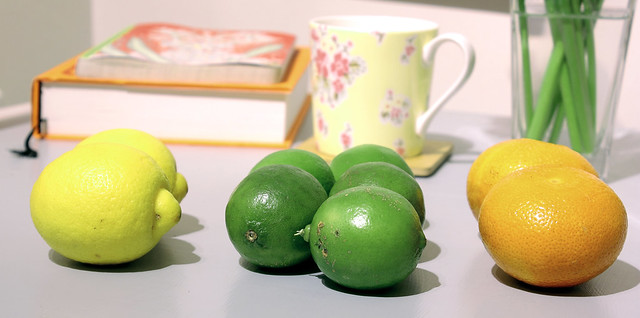
#> input picture 006-Lab02/imagen_lab2.jpg, 640 x 318 px
$ jupyter execute LAB_Integrador_2_24994389_FarinazzoA.ipynb   (shell and % lines are left out)
#> lines starting #> are read from the running program, lines starting #| are printed output that depends on the picture; after the words box and inside, x2 and y2 are one past the last pixel; in counts of white or black regions, pixels touching at a corner belong together
###Alumna Farinazzo Analia 24994389@ifts24.edu.ar

### Laboratorio Integrador 2

En esta actividad, vamos a poner en práctica todo lo que aprendimos sobre procesamiento de imágenes para crear un proyecto.

Objetivo: El objetivo de este proyecto es que utilicen procedimientos básicos de procesamiento de imágenes para leer una imagen, aplicarle mejoras, segmentar objetos y mostrar los resultados en una presentación visual.

Duración: Tenemos 1 hora para completar este desafío.

##Preparación:

Entorno: Vamos a usar Google Colab, que ya tiene todo lo que necesitamos instalado.

##Imágenes:

Les voy a proporcionar un conjunto de imágenes de ejemplo para que elijan la que más les guste. Hay de todo un poco: paisajes, objetos, retratos... ¡para que tengan variedad!

Si prefieren, ¡pueden usar sus propias fotos! Solo recuerden elegir una imagen con buena iluminación y calidad para que los resultados sean los mejores.

Google Colab: Este cuaderno ya está listo para que trabajen. Solo tienen que seguir las instrucciones y completar el código en los espacios indicados.

Pasos a seguir:

##1. ¡Empecemos importando las bibliotecas!
Lo primero que vamos a hacer es importar las herramientas que vamos a utilizar.

[cell 1]
import cv2
import matplotlib.pyplot as plt
import numpy as np
from google.colab.patches import cv2_imshow

## 2. Leyendo y viendo nuestra imagen
Subir la imagen: Si van a usar una foto propia, súbanla a Google Colab. Para hacerlo, hagan clic en el ícono de la carpeta en la barra lateral izquierda, luego en el ícono de "Subir" y seleccionen su archivo.

Leer la imagen: Con cv2.imread(), vamos a leer la imagen que eligieron. Recuerden que OpenCV lee las imágenes en formato BGR, así que la vamos a convertir a RGB para poder verla bien con Matplotlib.

Mostrar la imagen original: Usaremos matplotlib.pyplot para ver la imagen tal como es al principio.

####Elegimos esta imagen porque nos gustó la combinación de colores y el contraste, además estaban las frutas bien separadas para que la segmentación sea más clara.

[cell 2]
img = cv2.imread('imagen_lab2.jpg')
#> img is the input picture: shape (318, 640, 3); mean B, G, R 146.3, 185.5, 193.6
img = cv2.cvtColor(img, cv2.COLOR_BGR2RGB)
plt.imshow(img)

[cell 3]
from google.colab import drive
drive.mount('/content/drive')

##3. ¡Mejorando nuestra imagen!
Ahora vamos a aplicar un par de técnicas para que nuestra imagen se vea aún mejor:

Ajuste de brillo y contraste: Vamos a crear una función para modificar estos aspectos de la imagen.

Ecualización de histograma: Con cv2.equalizeHist(), vamos a mejorar el contraste de la imagen.

[cell 4]
K = img.copy()  # Hacer una copia de la imagen original
Khsv = cv2.cvtColor(K, cv2.COLOR_BGR2HSV)  # Convertir a HSV
#> Khsv: shape (318, 640, 3); mean H, S, V 101, 76.2, 200.7
Khsv[:, :, 2] = cv2.equalizeHist(Khsv[:, :, 2])  # Ecualizar el canal de brillo (V)
#> Khsv: shape (318, 640, 3); mean H, S, V 101, 76.2, 128.8
Knew = cv2.cvtColor(Khsv, cv2.COLOR_HSV2BGR)  # Convertir de nuevo a BGR
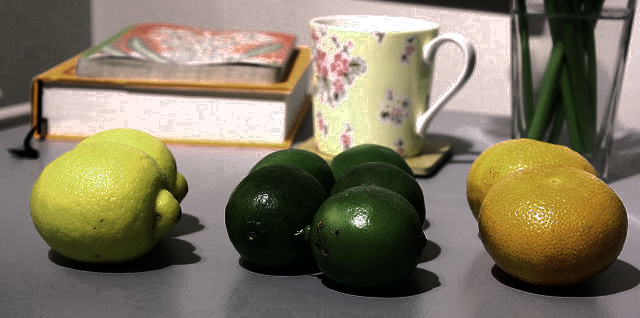
#> Knew: shape (318, 640, 3); mean R, G, B 126.9, 118, 96.3

[cell 5]
plt.figure(figsize=(6, 9))  # Tamaño de la figura
plt.imshow(cv2.cvtColor(Knew, cv2.COLOR_BGR2RGB))  # Mostrar la imagen ecualizada
plt.title('Imagen Ecualizada (solo canal V)')  # Título
plt.show()  # Mostrar figura
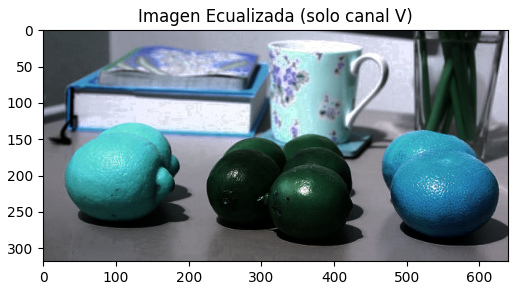
#> figure drawn by matplotlib, 1 panel; B, G, R data is drawn as R, G, B

##4. ¡A segmentar por color!
Ahora viene una parte muy interesante: vamos a separar objetos de la imagen por su color.

Convertir a HSV: Vamos a pasar la imagen de RGB a HSV (Hue, Saturation, Value) porque es más fácil definir rangos de color en HSV.

Definir el rango de color: Vamos a establecer los límites inferior y superior del color que queremos segmentar. En el ejemplo, segmentamos el color rojo de las flores. ¡Presten mucha atención acá! Van a tener que ajustar estos valores para su propia imagen.

Crear una máscara: Con cv2.inRange(), vamos a crear una máscara que nos indique qué píxeles están dentro del rango de color y cuáles no.

Aplicar la máscara: Usaremos cv2.bitwise_and() para quedarnos solo con la parte de la imagen que corresponde al color que elegimos.

[cell 6]
import ipywidgets as widgets
from IPython.display import display

# Estoy explorando este codigo recomendado por Gemini para obtener los umbrales de color de una forma más
# interactiva.  Creo que es una evolución de la que en su momentos nos presentó Martín.
# Este código nos permite detectar los umbrales y combinar los diferentes canales de tal manera de generar una máscara lo más depurada posible.
# Para chusmear no solo lo hice para el espacio HSV, sino también para el BGR.

# Variables globales
imagen_original = None
imagen_mask_bgr_widget = None
imagen_mask_hsv_widget = None
texto_umbrales_bgr = None
texto_umbrales_hsv = None

def actualizar_mask_con_visualizacion_organizada(h_min, h_max, s_min, s_max, v_min, v_max,
                                                    b_min, b_max, g_min, g_max, r_min, r_max,
                                                    check_h, check_s, check_v,
                                                    check_b, check_g, check_r):
    global imagen_original, imagen_mask_bgr_widget, imagen_mask_hsv_widget, texto_umbrales_bgr, texto_umbrales_hsv, imagen_resultante_bgr, imagen_resultante_hsv, mask_hsv_global


    lower_bgr = np.array([0, 0, 0])
    upper_bgr = np.array([255, 255, 255])
    hsv = cv2.cvtColor(imagen_original, cv2.COLOR_BGR2HSV)
    lower_hsv = np.array([0, 0, 0])
    upper_hsv = np.array([179, 255, 255])

    if check_b:
        lower_bgr[0] = b_min
        upper_bgr[0] = b_max
    if check_g:
        lower_bgr[1] = g_min
        upper_bgr[1] = g_max
    if check_r:
        lower_bgr[2] = r_min
        upper_bgr[2] = r_max

    mask_bgr = cv2.inRange(imagen_original, lower_bgr, upper_bgr)
    result_bgr = cv2.bitwise_and(imagen_original, imagen_original, mask=mask_bgr)

    if check_h:
        lower_hsv[0] = h_min
        upper_hsv[0] = h_max
    else:
        upper_hsv[0] = 179
    if check_s:
        lower_hsv[1] = s_min
        upper_hsv[1] = s_max
    else:
        upper_hsv[1] = 255
    if check_v:
        lower_hsv[2] = v_min
        upper_hsv[2] = v_max
    else:
        upper_hsv[2] = 255

    mask_hsv = cv2.inRange(hsv, lower_hsv, upper_hsv)
    result_hsv = cv2.bitwise_and(imagen_original, imagen_original, mask=mask_hsv)

    imagen_resultante_bgr = result_bgr.copy()
    imagen_resultante_hsv = result_hsv.copy()
    mask_hsv_global = mask_hsv.copy()

    # Convertir las imágenes a formato compatible con display
    _, result_bgr_display = cv2.imencode('.png', result_bgr)
    _, result_hsv_display = cv2.imencode('.png', result_hsv)

    imagen_mask_bgr_widget.value = result_bgr_display.tobytes()
    imagen_mask_hsv_widget.value = result_hsv_display.tobytes()

    texto_umbrales_bgr.value = f"""
    **Umbrales BGR:**<br>
    Bajo: [{lower_bgr[0]}, {lower_bgr[1]}, {lower_bgr[2]}]<br>
    Alto:  [{upper_bgr[0]}, {upper_bgr[1]}, {upper_bgr[2]}]
    """

    texto_umbrales_hsv.value = f"""
    **Umbrales HSV:**<br>
    Bajo: [{lower_hsv[0]}, {lower_hsv[1]}, {lower_hsv[2]}]<br>
    Alto:  [{upper_hsv[0]}, {upper_hsv[1]}, {upper_hsv[2]}]
    """

def main_visual_organizada():
    global imagen_original, imagen_mask_bgr_widget, imagen_mask_hsv_widget, texto_umbrales_bgr, texto_umbrales_hsv
    ruta_imagen = "imagen_lab2.jpg"

    imagen_original = cv2.imread(ruta_imagen)
    if imagen_original is None:
        print(f"No se pudo cargar la imagen: {ruta_imagen}")
        return

    # Widgets de imagen con títulos
    titulo_bgr = widgets.Label(value="**Resultado BGR**")
    imagen_mask_bgr_widget = widgets.Image(format='png')
    titulo_hsv = widgets.Label(value="**Resultado HSV**")
    imagen_mask_hsv_widget = widgets.Image(format='png')

    # Controles BGR
    check_blue = widgets.Checkbox(value=True, description='Usar Blue')
    blue_min_slider = widgets.IntSlider(min=0, max=255, value=0, description='Blue Min')
    blue_max_slider = widgets.IntSlider(min=0, max=255, value=255, description='Blue Max')
    check_green = widgets.Checkbox(value=True, description='Usar Green')
    green_min_slider = widgets.IntSlider(min=0, max=255, value=0, description='Green Min')
    green_max_slider = widgets.IntSlider(min=0, max=255, value=255, description='Green Max')
    check_red = widgets.Checkbox(value=True, description='Usar Red')
    red_min_slider = widgets.IntSlider(min=0, max=255, value=0, description='Red Min')
    red_max_slider = widgets.IntSlider(min=0, max=255, value=255, description='Red Max')

    controles_bgr = widgets.VBox([check_blue, blue_min_slider, blue_max_slider,
                                   check_green, green_min_slider, green_max_slider,
                                   check_red, red_min_slider, red_max_slider])
    titulo_controles_bgr = widgets.Label(value="**Controles BGR**")
    columna_bgr = widgets.VBox([titulo_bgr, imagen_mask_bgr_widget, titulo_controles_bgr, controles_bgr])

    # Controles HSV
    check_hue = widgets.Checkbox(value=True, description='Usar Hue')
    hue_min_slider = widgets.IntSlider(min=0, max=179, value=0, description='Hue Min')
    hue_max_slider = widgets.IntSlider(min=0, max=179, value=179, description='Hue Max')
    check_saturation = widgets.Checkbox(value=True, description='Usar Saturation')
    sat_min_slider = widgets.IntSlider(min=0, max=255, value=0, description='Sat Min')
    sat_max_slider = widgets.IntSlider(min=0, max=255, value=255, description='Sat Max')
    check_value = widgets.Checkbox(value=True, description='Usar Value')
    val_min_slider = widgets.IntSlider(min=0, max=255, value=0, description='Val Min')
    val_max_slider = widgets.IntSlider(min=0, max=255, value=255, description='Val Max')

    controles_hsv = widgets.VBox([check_hue, hue_min_slider, hue_max_slider,
                                   check_saturation, sat_min_slider, sat_max_slider,
                                   check_value, val_min_slider, val_max_slider])
    titulo_controles_hsv = widgets.Label(value="**Controles HSV**")
    columna_hsv = widgets.VBox([titulo_hsv, imagen_mask_hsv_widget, titulo_controles_hsv, controles_hsv])

    # Mostrar las columnas en paralelo
    display(widgets.HBox([columna_bgr, columna_hsv]))

    # Widgets para mostrar los umbrales debajo de cada columna
    texto_umbrales_bgr = widgets.HTML(value="""**Umbrales BGR:**<br>Bajo: [0, 0, 0]<br>Alto:  [255, 255, 255]""")
    texto_umbrales_hsv = widgets.HTML(value="""**Umbrales HSV:**<br>Bajo: [0, 0, 0]<br>Alto:  [179, 255, 255]""")

    display(widgets.HBox([widgets.VBox([widgets.Label(value="**Umbrales BGR**"), texto_umbrales_bgr]),
                           widgets.VBox([widgets.Label(value="**Umbrales HSV**"), texto_umbrales_hsv])]))

    # Función de actualización
    def on_widget_change_organizada(change):
        actualizar_mask_con_visualizacion_organizada(hue_min_slider.value, hue_max_slider.value,
                                                       sat_min_slider.value, sat_max_slider.value,
                                                       val_min_slider.value, val_max_slider.value,
                                                       blue_min_slider.value, blue_max_slider.value,
                                                       green_min_slider.value, green_max_slider.value,
                                                       red_min_slider.value, red_max_slider.value,
                                                       check_hue.value, check_saturation.value, check_value.value,
                                                       check_blue.value, check_green.value, check_red.value)
#> in actualizar_mask_con_visualizacion_organizada, `hsv = cv2.cvtColor(imagen_original, cv2.COLOR_BGR2HSV)`: hsv: shape (318, 640, 3); mean H, S, V 44.9, 76.2, 200.7
#> in actualizar_mask_con_visualizacion_organizada, `mask_bgr = cv2.inRange(imagen_original, lower_bgr, upper_bgr)`: mask_bgr: shape (318, 640); every value is 255

    # Observadores para todos los widgets
    # ... (los mismos observadores que antes)
    hue_min_slider.observe(on_widget_change_organizada, names='value')
    hue_max_slider.observe(on_widget_change_organizada, names='value')
    sat_min_slider.observe(on_widget_change_organizada, names='value')
    sat_max_slider.observe(on_widget_change_organizada, names='value')
    val_min_slider.observe(on_widget_change_organizada, names='value')
    val_max_slider.observe(on_widget_change_organizada, names='value')
    check_hue.observe(on_widget_change_organizada, names='value')
    check_saturation.observe(on_widget_change_organizada, names='value')
    check_value.observe(on_widget_change_organizada, names='value')
    blue_min_slider.observe(on_widget_change_organizada, names='value')
    blue_max_slider.observe(on_widget_change_organizada, names='value')
    green_min_slider.observe(on_widget_change_organizada, names='value')
    green_max_slider.observe(on_widget_change_organizada, names='value')
    red_min_slider.observe(on_widget_change_organizada, names='value')
    red_max_slider.observe(on_widget_change_organizada, names='value')
    check_blue.observe(on_widget_change_organizada, names='value')
    check_green.observe(on_widget_change_organizada, names='value')
    check_red.observe(on_widget_change_organizada, names='value')

    # Mostrar la máscara inicial
    on_widget_change_organizada(None)

if __name__ == "__main__":
    main_visual_organizada()

##5. ¡Dibujando y escribiendo sobre la imagen!
Para terminar, vamos a agregarle un poco de información a nuestra imagen segmentada.

Dibujar rectángulos: Con cv2.findContours() vamos a encontrar los contornos de los objetos que segmentamos, y con cv2.boundingRect() vamos a obtener las coordenadas para dibujar un rectángulo alrededor de ellos. Usaremos cv2.rectangle() para dibujar el rectángulo.

Agregar texto: Con cv2.putText(), vamos a agregar un texto que describa los objetos que segmentamos.

[cell 7]
#Explorando la deteccion automática de los contornos.

def dibujar_rectangulos(imagen_original, mascara):
    # 1. Encontrar los contornos
    # Necesitamos una imagen binaria para findContours. La máscara ya lo es (blanco donde hay objeto, negro donde no).
    # cv2.RETR_EXTERNAL: Obtiene solo los contornos externos.
    # cv2.CHAIN_APPROX_SIMPLE: Comprime los segmentos horizontales, verticales y diagonales en sus puntos finales.
    contornos, _ = cv2.findContours(mascara, cv2.RETR_EXTERNAL, cv2.CHAIN_APPROX_SIMPLE)

    # Crear una copia de la imagen original para dibujar los rectángulos sobre ella
    imagen_con_rectangulos = imagen_original.copy()

    # 2. Iterar sobre los contornos encontrados
    for contorno in contornos:
        # 3. Obtener las coordenadas del rectángulo delimitador
        x, y, w, h = cv2.boundingRect(contorno)

        # 4. Dibujar el rectángulo en la imagen
        # color: (B, G, R) - elige el color que quieras para el rectángulo
        color_rectangulo = (0, 0, 255)  # Verde
        grosor_linea = 2
        cv2.rectangle(imagen_con_rectangulos, (x, y), (x + w, y + h), color_rectangulo, grosor_linea)

    return imagen_con_rectangulos

def main_dibujar_contornos():
    global g_imagen_seg
    ruta_imagen = "imagen_lab2.jpg"  # Reemplaza con la ruta de tu imagen
    imagen_original = cv2.imread(ruta_imagen)

    if imagen_original is None:
        print(f"No se pudo cargar la imagen: {ruta_imagen}")
        return

    # Aplicar la máscara (opcional, solo para visualizar la segmentación)
    imagen_segmentada = imagen_resultante_hsv
    g_imagen_seg = imagen_segmentada.copy()

    # Dibujar los rectángulos alrededor de los objetos detectados en la máscara
    imagen_con_rectangulos = dibujar_rectangulos(imagen_original.copy(), mask_hsv_global)
#> in dibujar_rectangulos, `contornos, _ = cv2.findContours(mascara, cv2.RETR_EXTERNAL, cv2.CHAIN_..`: contornos = [[[0, 0], [0, 317], [639, 317], [639, 0]]]
#> the loop in dibujar_rectangulos, `for contorno in contornos:` made 1 pass
#> (contorno, x, y, w, h, color_rectangulo, grosor_linea) on pass 1: ([[0, 0], [0, 317], [639, 317], [639, 0]], 0, 0, 640, 318, (0, 0, 255), 2)
#> after the loop in dibujar_rectangulos, `for contorno in contornos:`:
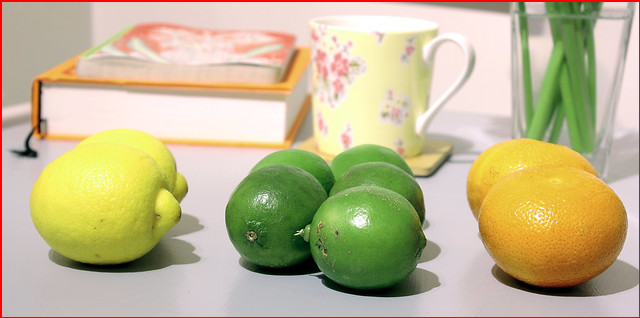
#> imagen_con_rectangulos: shape (318, 640, 3); 1.41% of pixels changed, all inside (x1, y1, x2, y2) = (0, 0, 640, 318)

    # Mostrar las imágenes
    cv2_imshow(imagen_original)
    cv2_imshow(imagen_segmentada)
    cv2_imshow(imagen_con_rectangulos)


if __name__ == "__main__":
    main_dibujar_contornos()

Nota mental:  Usar métodos de limpieza para pixeles sueltos, así disminuye la cantidad de rectángulos a mostrar.

Agregado, buscando que sea más prolija la detección de los objetos color verde que son los que aspirábamos segmentar.
Reutilizo código de un tratamiento de imagen hecho previamente.

[cell 8]
def obtener_borde_limpio_canny(imagen_gris):
    # 1. Aplicar un filtro Gaussiano para reducir el ruido
    # El kernel_size (3x3 en este caso) y sigmaX (desviación estándar en dirección X)
    # son parámetros que puedes ajustar según el nivel de ruido en tu imagen.
    imagen_suavizada = cv2.GaussianBlur(imagen_gris, (9, 11), 0)


    # 2. Aplicar el detector de bordes Canny
    # Los parámetros threshold1 y threshold2 son los umbrales inferior y superior, respectivamente.
    # Un borde se considera "fuerte" si su gradiente es mayor que threshold2, y se incluye directamente.
    # Un borde se considera "débil" si su gradiente está entre threshold1 y threshold2. Los bordes débiles
    # se incluyen solo si están conectados a un borde fuerte.
    # Puedes experimentar con estos valores para obtener el mejor resultado para tus imágenes.
    bordes_canny = cv2.Canny(imagen_suavizada, 50, 300)

    return bordes_canny

# Ejemplo de uso:
if __name__ == '__main__':
    # Cargar tu imagen
    imagen_original = g_imagen_seg

    # Convertir a escala de grises
    imagen_gris = cv2.cvtColor(imagen_original, cv2.COLOR_BGR2GRAY)
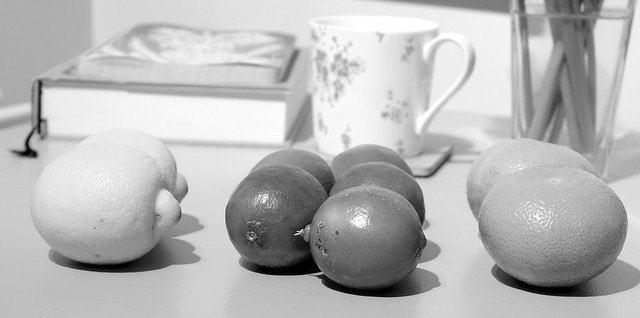
#> imagen_gris: shape (318, 640); min 0, max 255, mean 183.5

    # Obtener el borde limpio usando Canny
    borde_limpio = obtener_borde_limpio_canny(imagen_gris)
#> in obtener_borde_limpio_canny, `bordes_canny = cv2.Canny(imagen_suavizada, 50, 300)`:
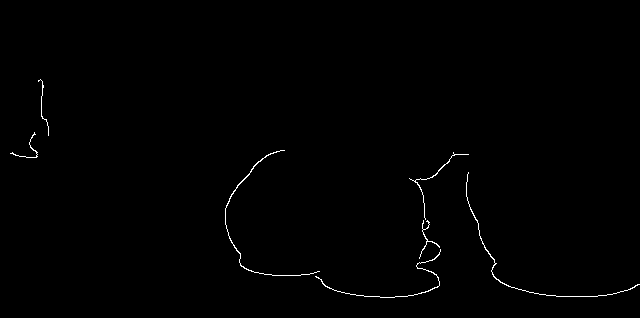
#> bordes_canny: shape (318, 640); 0.55% white in thin lines or dots, all inside (x1, y1, x2, y2) = (10, 79, 640, 298)

    # Mostrar la imagen original y el borde detectado
    cv2_imshow(borde_limpio)

[cell 9]
#Explorando la deteccion automática de los contornos.

def dibujar_rectangulos(imagen_original, mascara):
    # 1. Encontrar los contornos
    # Necesitamos una imagen binaria para findContours. La máscara ya lo es (blanco donde hay objeto, negro donde no).
    # cv2.RETR_EXTERNAL: Obtiene solo los contornos externos.
    # cv2.CHAIN_APPROX_SIMPLE: Comprime los segmentos horizontales, verticales y diagonales en sus puntos finales.
    contornos, _ = cv2.findContours(mascara, cv2.RETR_EXTERNAL, cv2.CHAIN_APPROX_SIMPLE)

    # Crear una copia de la imagen original para dibujar los rectángulos sobre ella
    imagen_con_rectangulos = imagen_original.copy()

    # 2. Iterar sobre los contornos encontrados
    for contorno in contornos:
        # 3. Obtener las coordenadas del rectángulo delimitador
        x, y, w, h = cv2.boundingRect(contorno)

        # 4. Dibujar el rectángulo en la imagen
        # color: (B, G, R) - elige el color que quieras para el rectángulo
        color_rectangulo = (0, 0, 255)  # Verde
        grosor_linea = 2
        cv2.rectangle(imagen_con_rectangulos, (x, y), (x + w, y + h), color_rectangulo, grosor_linea)

    return imagen_con_rectangulos

def main_dibujar_contornos():
    global g_imagen_seg
    ruta_imagen = "imagen_lab2.jpg"  # Reemplaza con la ruta de tu imagen
    imagen_original = cv2.imread(ruta_imagen)

    if imagen_original is None:
        print(f"No se pudo cargar la imagen: {ruta_imagen}")
        return

    # Aplicar la máscara (opcional, solo para visualizar la segmentación)
    imagen_segmentada = imagen_resultante_hsv
    g_imagen_seg = imagen_segmentada.copy()

    # Dibujar los rectángulos alrededor de los objetos detectados en la máscara
    imagen_con_rectangulos = dibujar_rectangulos(imagen_original.copy(), borde_limpio)
#> in dibujar_rectangulos, `contornos, _ = cv2.findContours(mascara, cv2.RETR_EXTERNAL, cv2.CHAIN_..`: contornos = 7 contours, 3 with area under 20; largest, box (x1, y1, x2, y2) and area: (225, 150, 320, 276) 56, (466, 172, 640, 297) 39, (315, 249, 441, 298) 29, (409, 152, 469, 220) 20
#> the loop in dibujar_rectangulos, `for contorno in contornos:` made 7 passes
#> (x, y, w, h) on passes 1 to 7: (315, 249, 126, 49), (419, 220, 21, 39), (466, 172, 174, 125), (409, 152, 60, 68), (225, 150, 95, 126), (10, 132, 28, 26), (38, 79, 11, 57)
#> after the loop in dibujar_rectangulos, `for contorno in contornos:`:
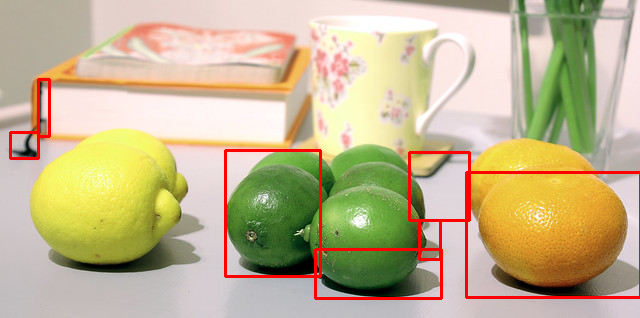
#> imagen_con_rectangulos: shape (318, 640, 3); 2.74% of pixels changed, all inside (x1, y1, x2, y2) = (9, 78, 640, 300)

    # Mostrar las imágenes
    cv2_imshow(imagen_original)
    cv2_imshow(imagen_segmentada)

    #Vamos a encontrar las coordenas del objeto para poder delimitarlo.

    (N,M) = imagen_segmentada.shape[:2]
    i_min = 6000
    i_max = 1
    j_min = 6000
    j_max = 1

    for i in range(N):
      for j in range(M):
          if (imagen_segmentada[i, j] > 0).any():
            if i<i_min: i_min = i
            if i>i_max: i_max = i
            if j<j_min: j_min = j
            if j>j_max: j_max = j

    # Dibujo del rectángulo
    y = [i_min,i_min,i_max,i_max,i_min]
    x = [j_min,j_max,j_max,j_min,j_min]

    cv2.putText(imagen_con_rectangulos, "Segmentado color verde", (i_min,j_min ), cv2.FONT_HERSHEY_SIMPLEX, 0.5, (0, 0, 0), 2)
    cv2_imshow(imagen_con_rectangulos)


if __name__ == "__main__":
    main_dibujar_contornos()
#> in main_dibujar_contornos, `cv2.putText(imagen_con_rectangulos, "Segmentado color verde", (i_min,j..`:
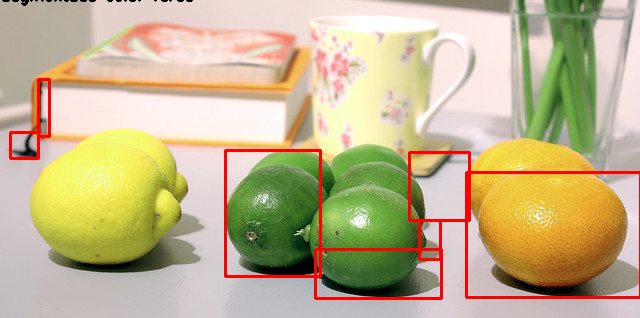
#> imagen_con_rectangulos: shape (318, 640, 3); 0.11% of pixels changed, all inside (x1, y1, x2, y2) = (2, 0, 193, 6)
